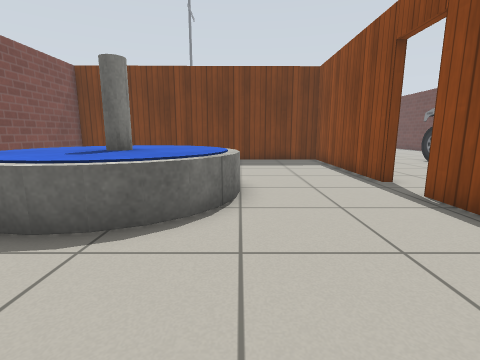
view 1 (above)

24 first-person views from a walk through a Gazebo world. The camera is 0.72 m above the floor, tilts 10° down and sees 85° across. Floor lines are 1 m apart. The floor is counted in squares, 0.5 m on a side. Each view is taken from the middle of a square. On the plan, view 1 faces up. The plan holds only what a view shows up to about 13 squares ahead; the rest is blank. The place goes on beyond the plan. Robots are left out. Simple patterns stand in for the simulator's built-in surfaces. Simple shapes stand in for some stock models. Some surface patterns are stand-ins.

view 2
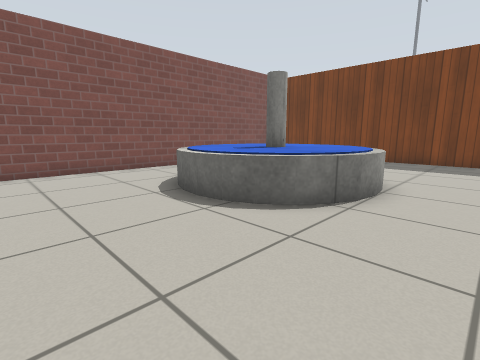

view 3
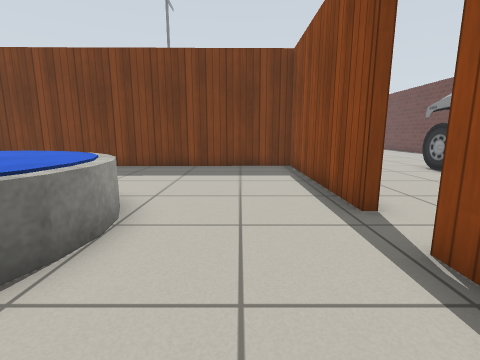

view 4
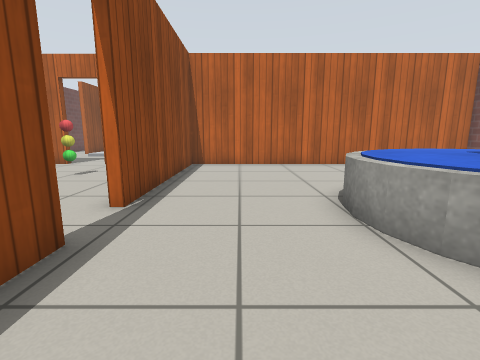

view 5
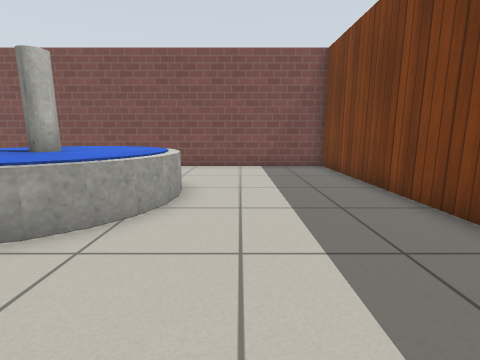

view 6
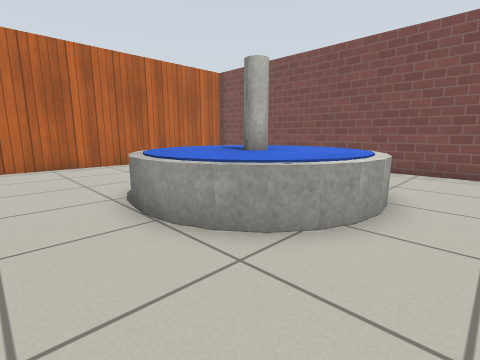

view 7
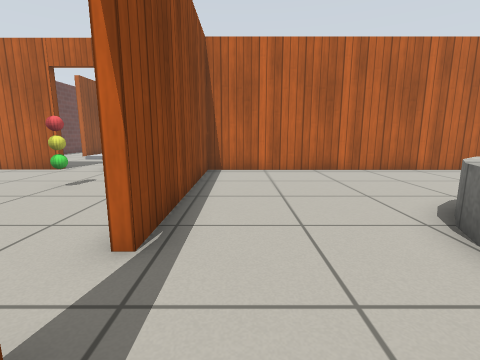

view 8
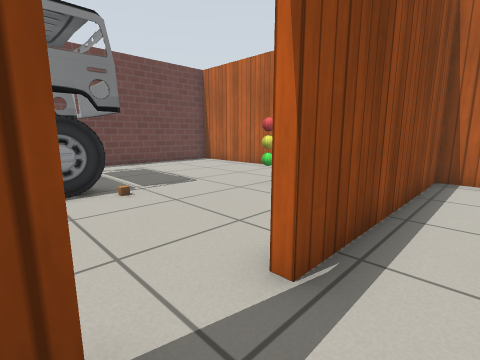

view 9
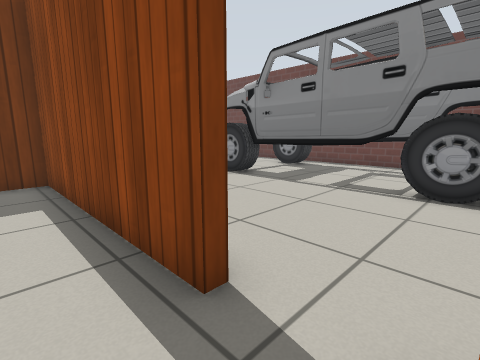

view 10
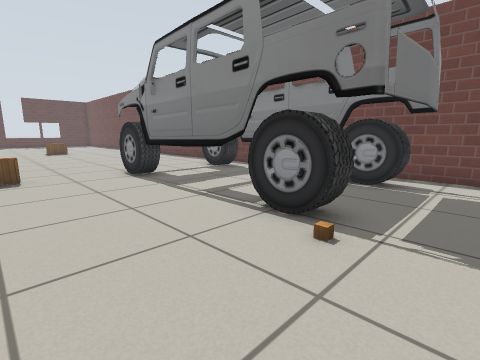

view 11
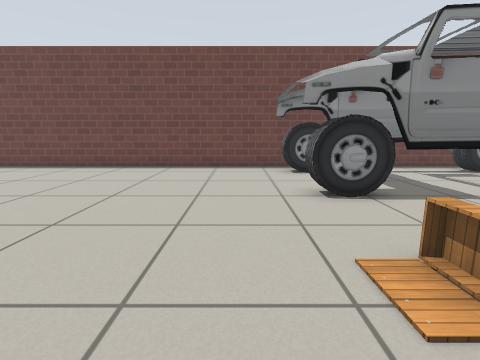

view 12
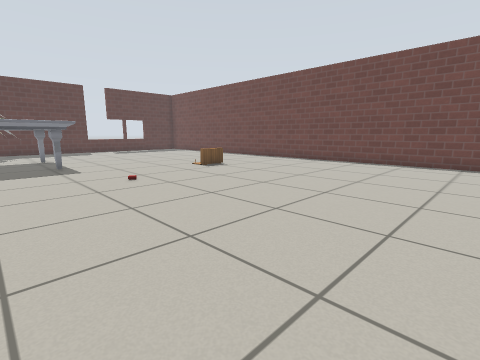

view 13
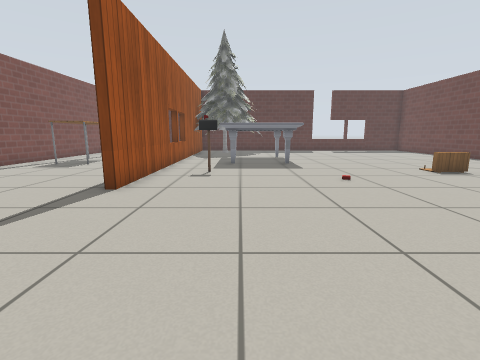

view 14
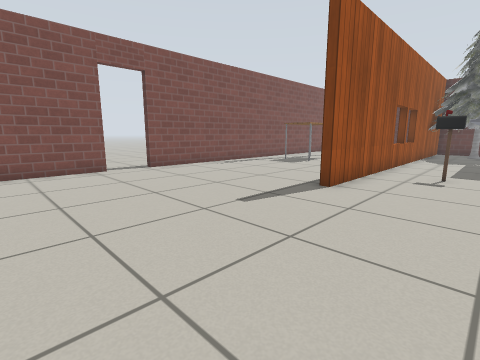

view 15
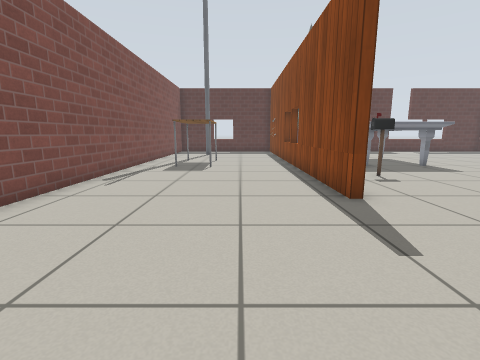

view 16
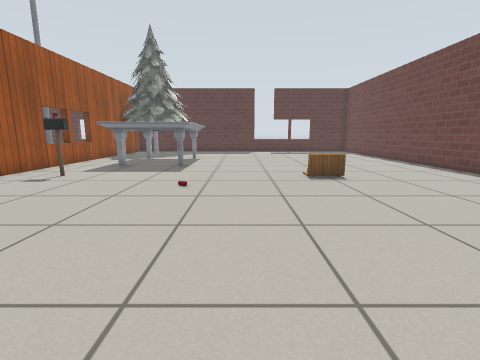

view 17
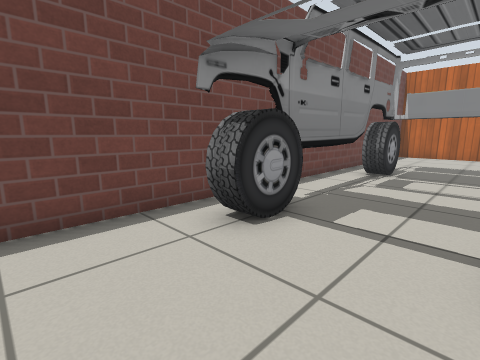

view 18
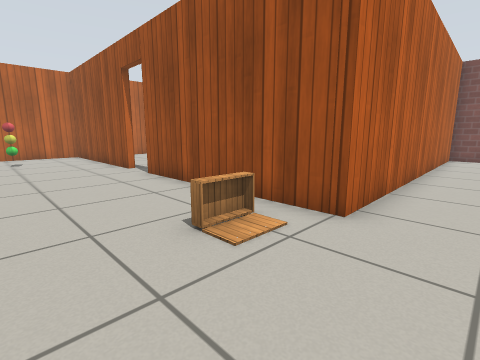

view 19
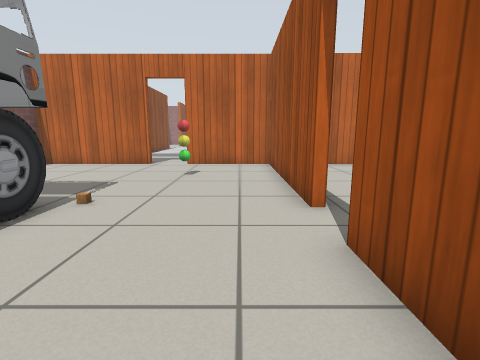

view 20
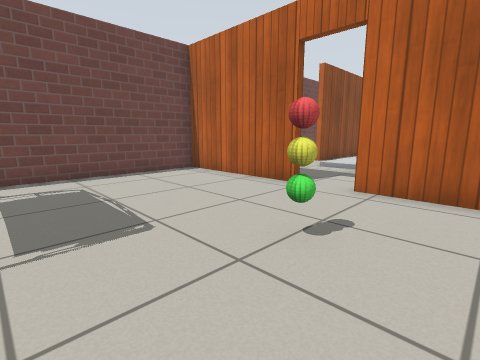

view 21
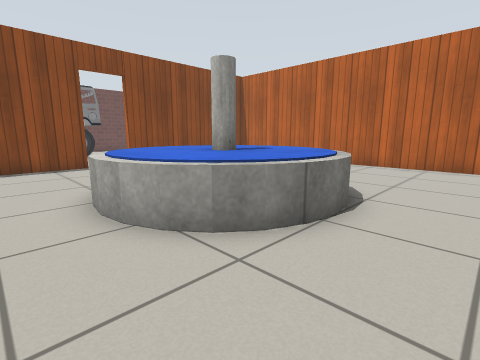

view 22
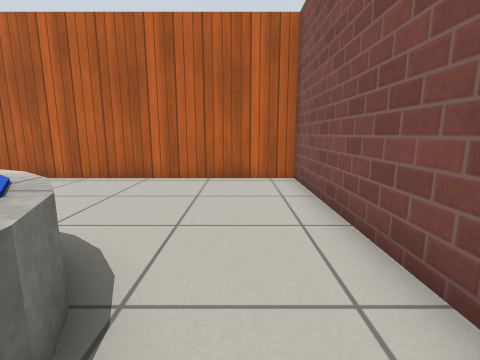

view 23
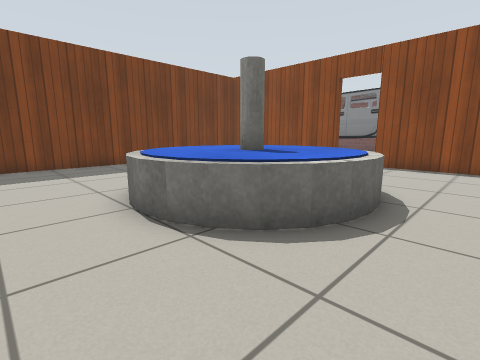

view 24
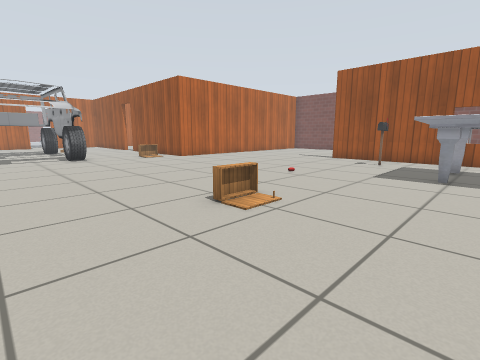

### Floor plan
Key: @ floor where view 1 was taken; # wall or solid block; x gap in a wall; . main floor; : floor 0.1 m higher than the main floor; D open door; = window, fence, low wall or low ledge; F fountain; C car; L traffic light; W wooden cube; T marble table; A table; P postbox; O other object.
Columns run from 11 left of view 1 to 16 right of it. Each row starts with its distance up from view 1.
 30   #. A ..##.    T..........#
 29   #.AAA..==. T TT..........#
 28   #.AA...##.TTTTT..........#
 27   #...... #................#
 26   #...... #.P.......OO.....#
 25   #...... #................#
 24   #...... #.....O..........#
 23   #......##................#
 22   #........................#
 21 ..D........................#
 20 ..D........................#
 19   #........................#
 18   #........................#
 17   #........................#
 16   #........................#
 15   ############## ....CCCCC.#
 14   #............# OO..CC CC.#
 13   #............##....CCCCC.#
 12   #............##....CCCCC.#
 11   #............##....CCCCCx#
 10   #.....F......##....CCCCC.#
  9   #...FFFFF....##....CCCCC.#
  8   #..FFFFFFF...##....CCCCC.#
  7   #..FFFFFFF...DD....CCCCC.#
  6   #..FFFFFFF...D#...WCCCCC.#
  5   #..FFFFFFF...##....CCCCC.#
  4   #...FFFFF....##..........#
  3   #............##..........#
  2   #............##..L.......#
  1   #............##..........#
  0   #........@...##..........#
 -1   #............##..........#
 -2   ##################DD######
 -3                     ...
 -4                      ..
 -5                      ...
 -6                      ::.

Where each view was taken, in squares from view 1:
view 1: 0 up, 0 right, facing up
view 2: 0 up, 2 right, facing up-left
view 3: 3 up, 2 right, facing up
view 4: 11 up, 2 right, facing down
view 5: 11 up, 3 right, facing left
view 6: 11 up, 2 right, facing down-left
view 7: 9 up, 3 right, facing down
view 8: 8 up, 3 right, facing down-right
view 9: 6 up, 3 right, facing up-right
view 10: 4 up, 6 right, facing up-right
view 11: 16 up, 4 right, facing right
view 12: 16 up, 2 right, facing up-right
view 13: 16 up, 2 right, facing up
view 14: 16 up, 2 right, facing up-left
view 15: 17 up, 4 left, facing up
view 16: 17 up, 7 right, facing up
view 17: 17 up, 11 right, facing down-right
view 18: 17 up, 9 right, facing down-left
view 19: 11 up, 6 right, facing down
view 20: 5 up, 6 right, facing down-right
view 21: 11 up, 8 left, facing down-right
view 22: 7 up, 7 left, facing down
view 23: 2 up, 8 left, facing up-right
view 24: 30 up, 14 right, facing down-left
